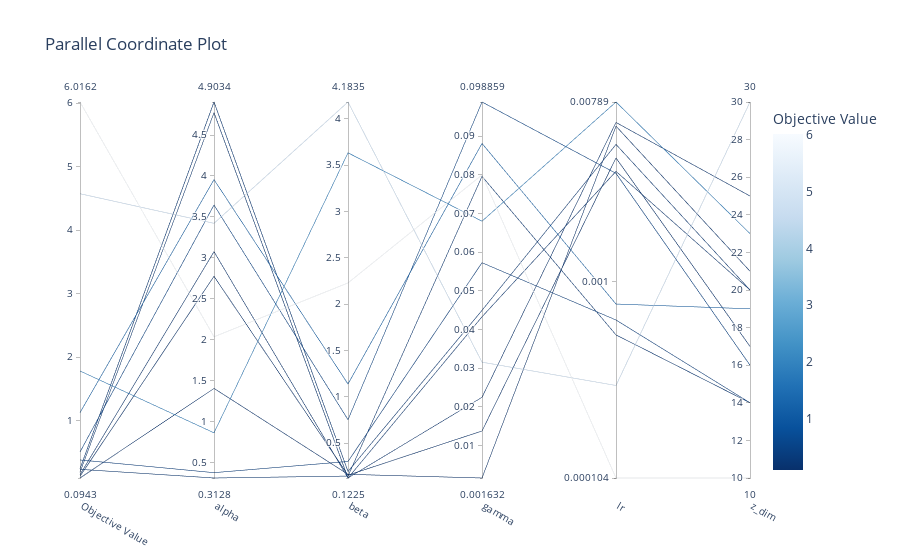

Notebook code cell kept with this figure:
### Code cell
optuna.visualization.plot_parallel_coordinate(study).show()

### Figure 1 — Plotly figure (JSON) as saved in the notebook; plotly's stock layout.template omitted (floating-point values rounded to 4 significant figures)
{"data": [{"dimensions": [{"label": "Objective Value", "range": [0.09429, 6.016], "values": [0.5043, 1.78, 1.124, 6.016, 4.572, 0.1214, 0.2306, 0.3788, 0.09429, 0.1856, 0.24, 0.1469]}, {"label": "alpha", "range": [0.3128, 4.903], "values": [3.646, 0.8643, 3.956, 2.037, 3.422, 2.776, 0.3128, 0.3781, 1.407, 4.774, 4.903, 3.076]}, {"label": "beta", "range": [0.1225, 4.183], "values": [0.7522, 3.634, 1.138, 2.229, 4.183, 0.153, 0.1435, 0.3009, 0.1624, 0.1225, 0.1926, 0.123]}, {"label": "gamma", "range": [0.001632, 0.09886], "values": [0.09886, 0.06804, 0.08813, 0.08, 0.03159, 0.01379, 0.07964, 0.0573, 0.001632, 0.04331, 0.04498, 0.02249]}, {"label": "lr", "range": [-3.981, -2.103], "ticktext": ["0.000104", "0.001", "0.00789"], "tickvals": [-3.981, -3, -2.103], "values": [-2.459, -2.103, -3.112, -3.981, -3.519, -2.383, -3.266, -3.192, -2.224, -2.449, -2.315, -2.205]}, {"label": "z_dim", "range": [10, 30], "values": [16, 23, 19, 10, 30, 17, 14, 14, 21, 20, 20, 25]}], "labelangle": 30, "labelside": "bottom", "line": {"color": [0.5043, 1.78, 1.124, 6.016, 4.572, 0.1214, 0.2306, 0.3788, 0.09429, 0.1856, 0.24, 0.1469], "colorbar": {"title": {"text": "Objective Value"}}, "colorscale": [[0, "rgb(247,251,255)"], [0.125, "rgb(222,235,247)"], [0.25, "rgb(198,219,239)"], [0.375, "rgb(158,202,225)"], [0.5, "rgb(107,174,214)"], [0.625, "rgb(66,146,198)"], [0.75, "rgb(33,113,181)"], [0.875, "rgb(8,81,156)"], [1, "rgb(8,48,107)"]], "reversescale": true, "showscale": true}, "type": "parcoords"}], "layout": {"title": {"text": "Parallel Coordinate Plot"}}}
